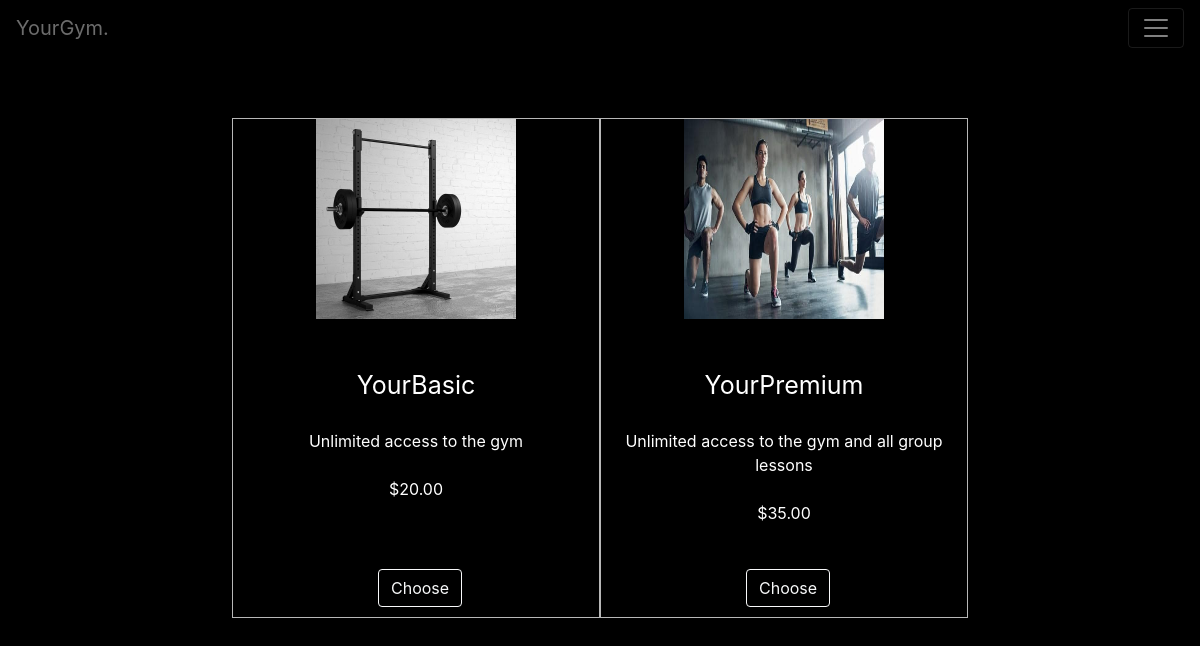
Screenshot of /subscriptions with the database file from the repository.
### main/models.py (models this page shows)
class Subscription(models.Model):
    title = models.CharField(max_length=200)
    description = models.CharField(max_length=255, blank=True)
    visual = models.ImageField(upload_to='images/', default=None)
    price_month = models.DecimalField(decimal_places=2, max_digits=6, null=True, blank=True)

### main/views.py (the view)
# urls.py: path("subscriptions", views.subscriptions, name="subscriptions"),
def subscriptions(request):
    context = {
        "subscriptions": Subscription.objects.all(),
    }
    return render(request, "main/subscriptions.html", context)

### main/templates/main/subscriptions.html (shortened to what this page needs)
{% extends "main/layout.html" %}
{% block style%} <link rel="stylesheet" href="static/main/stylesheetsub.css">{% endblock %}
{% block main %}
<form class="m-5" action="{% url 'register' %}" method="get">
  <div class="container">
    <div class="row justify-content-md-center">
      {% for sub in subscriptions %}
      <div class="col-4">
        <img src="{{ sub.visual.url }}" width="200px" height="200px">
        <br> <br> <br>
        <a class="descr"> {{sub.title}} <a>
        <br><br>
        <a> {{sub.description}} <a>
        <br> <br>
        <a> ${{sub.price_month}}</a>
        <br>
        <br>
        <button class="btn btn-outline-light" name=subtype type="submit" value="{{sub.title}}"> Choose </button>
      </div>
      {% endfor %}
    </div>
  </div>
{% endblock %}

### main/static/main/stylesheet.css (style rules this page uses)
body { background-color: #000000; color: #ffffff; padding-top: 70px; }

### main/static/main/stylesheetsub.css (style rules this page uses)
.descr { font-size: 25px; }
.col-4 { border-style: solid; border-width: 1px; border-color: #b7b7b7; height: 500px; text-align: center; }
.btn { position: absolute; bottom: 10px; left: 145px; }

### rows the page displays
Subscription: visual (picture), title "YourBasic", description "Unlimited access to the gym", price_month "20.00"
Subscription: visual (picture), title "YourPremium", description "Unlimited access to the gym and all group lessons", price_month "35.00"
